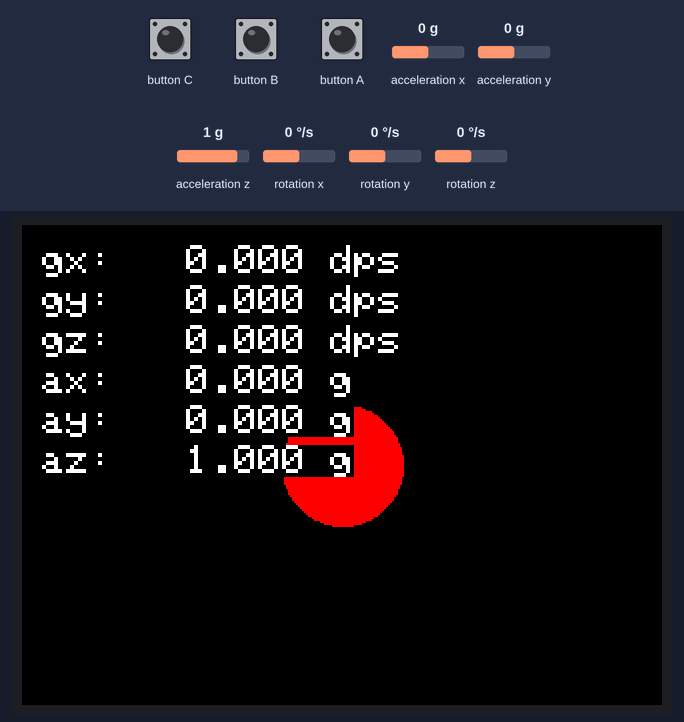
Simulated run of this program. Board: ESP32. Shown: 320×240 colour display. The inputs (shaded band) are chosen by the test bench; at power-on: rotation x 0 °/s, rotation y 0 °/s, acceleration x 0 g, acceleration y 0 g, acceleration z 1 g, rotation z 0 °/s. What the program prints to the serial monitor is not drawn.

Above: at 1.3 s.
1.4 s: rotation x set to -2 °/s
At 1.63 s:
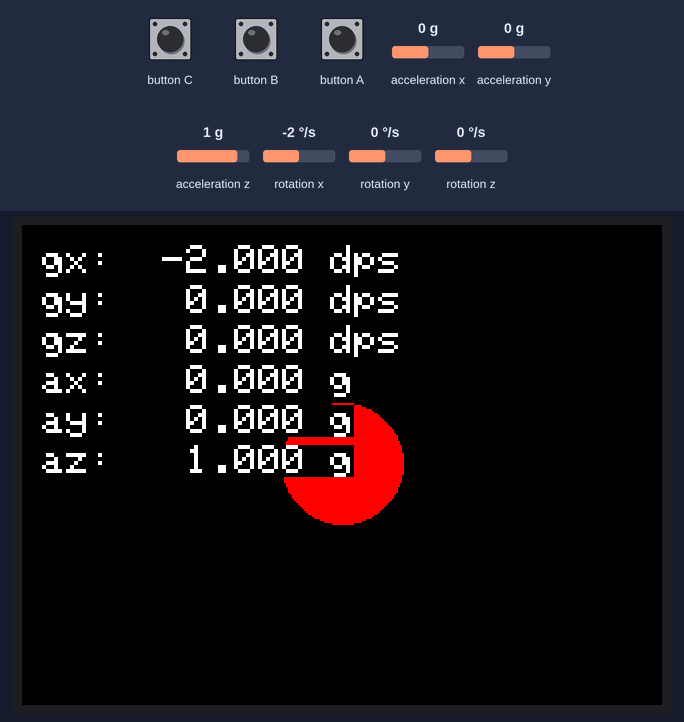
2.9 s: rotation x set to -192 °/s
At 4.3 s:
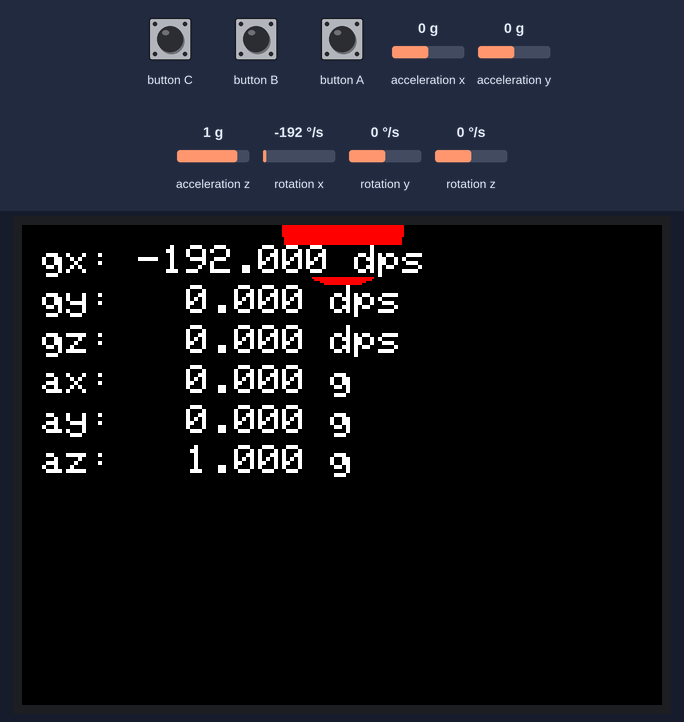
4.9 s: rotation y set to -2 °/s
At 5.1 s:
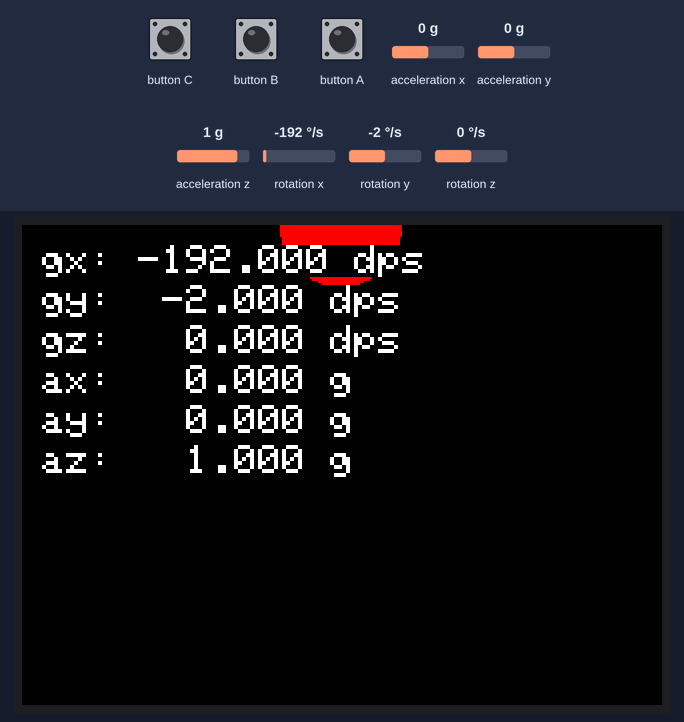
6.4 s: rotation y set to -192 °/s
At 7.9 s:
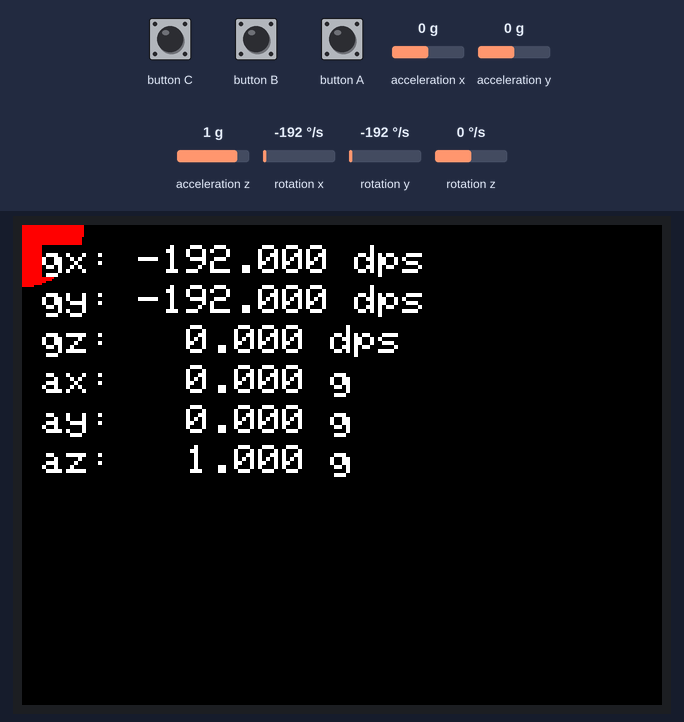
8.2 s: button C pressed for 0.15 s
At 8.46 s:
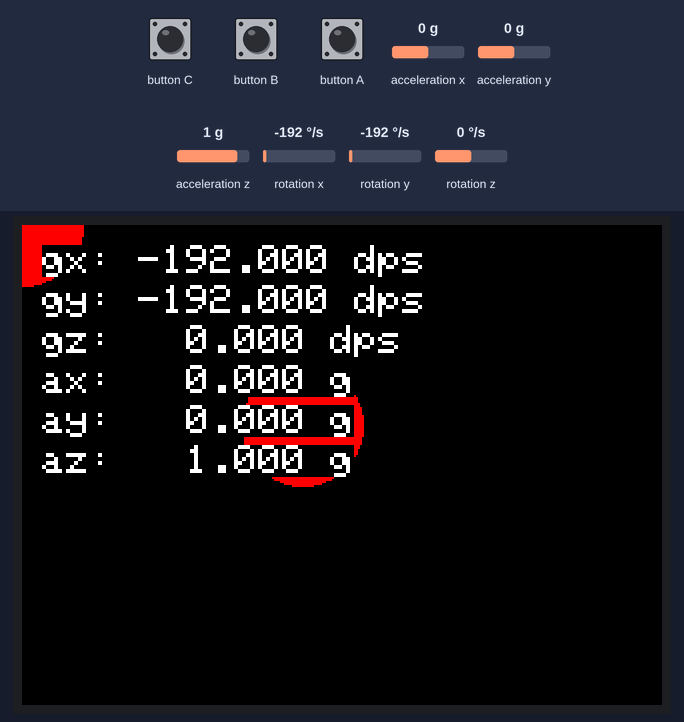
Timing chart, 0 to 11.2 s (numbered marks = the images above; inputs shaded):
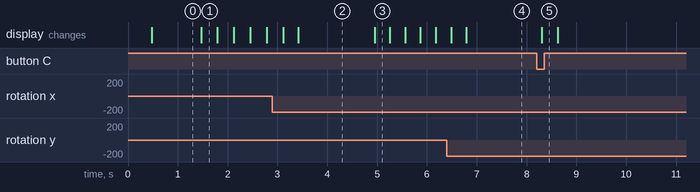

The program:

main.cpp
```cpp
#include <M5Unified.h>

#define MAX_DISP_X 320
#define MAX_DISP_Y 240
#define BALL_RADIUS 30

float ballX = MAX_DISP_X / 2; // ボールのX位置（中央からスタート）
float ballY = MAX_DISP_Y / 2; // ボールのY位置（文字表示より下）
float prevBallX = ballX;
float prevBallY = ballY;

void setup() {
  auto cfg = M5.config();
  M5.begin(cfg);
  M5.Imu.begin();
  Serial.begin(115200); // PCとの通信速度

  M5.Lcd.setTextSize(2);
  M5.Lcd.setTextColor(WHITE, BLACK);
}

void loop() {
  M5.update();

  float gx, gy, gz;
  float ax, ay, az;

  M5.Imu.getGyro(&gx, &gy, &gz);
  M5.Imu.getAccel(&ax, &ay, &az);

  // PCに送信
  Serial.printf("%7.3f,%7.3f,%7.3f,%7.3f,%7.3f,%7.3f\n", gx, gy, gz, ax, ay,
                az);

  // --- ボールの位置更新（gyに応じて左右移動） ---
  float scale = 0.1;
  float velocityX = gy * scale;
  float velocityY = gx * scale;
  ballX += velocityX;
  ballY += velocityY;

  if (ballX < 0)
    ballX = 0;
  if (ballX >= MAX_DISP_X)
    ballX = MAX_DISP_X - 1;

  if (ballY < 0)
    ballY = 0;
  if (ballY >= MAX_DISP_Y)
    ballY = MAX_DISP_Y - 1;

  // 1フレーム前のボールを消去する
  M5.Lcd.fillRect(prevBallX - BALL_RADIUS, prevBallY - BALL_RADIUS,
                  BALL_RADIUS * 2 + 1, BALL_RADIUS * 2 + 1, BLACK);
  M5.Lcd.fillCircle((int)ballX, (int)ballY, BALL_RADIUS, RED);

  prevBallX = ballX;
  prevBallY = ballY;

  M5.Lcd.setCursor(10, 10);
  M5.Lcd.printf("gx: %7.3f dps\n", gx);
  M5.Lcd.setCursor(10, 30);
  M5.Lcd.printf("gy: %7.3f dps\n", gy);
  M5.Lcd.setCursor(10, 50);
  M5.Lcd.printf("gz: %7.3f dps\n", gz);

  M5.Lcd.setCursor(10, 70);
  M5.Lcd.printf("ax: %7.3f g\n", ax);
  M5.Lcd.setCursor(10, 90);
  M5.Lcd.printf("ay: %7.3f g\n", ay);
  M5.Lcd.setCursor(10, 110);
  M5.Lcd.printf("az: %7.3f g\n", az);

  if (M5.BtnC.wasPressed()) {
    ballX = MAX_DISP_X / 2;
    ballY = MAX_DISP_Y / 2;
    prevBallX = ballX;
    prevBallY = ballY;
  }
}
```

Measured:
- after the input at 1.4 s, the display: changes after 0.07 s (image 1)
- after the input at 4.9 s, the display: changes after 0.05 s (image 3)
- after the input at 8.2 s, the display: changes after 0.10 s (image 5)
